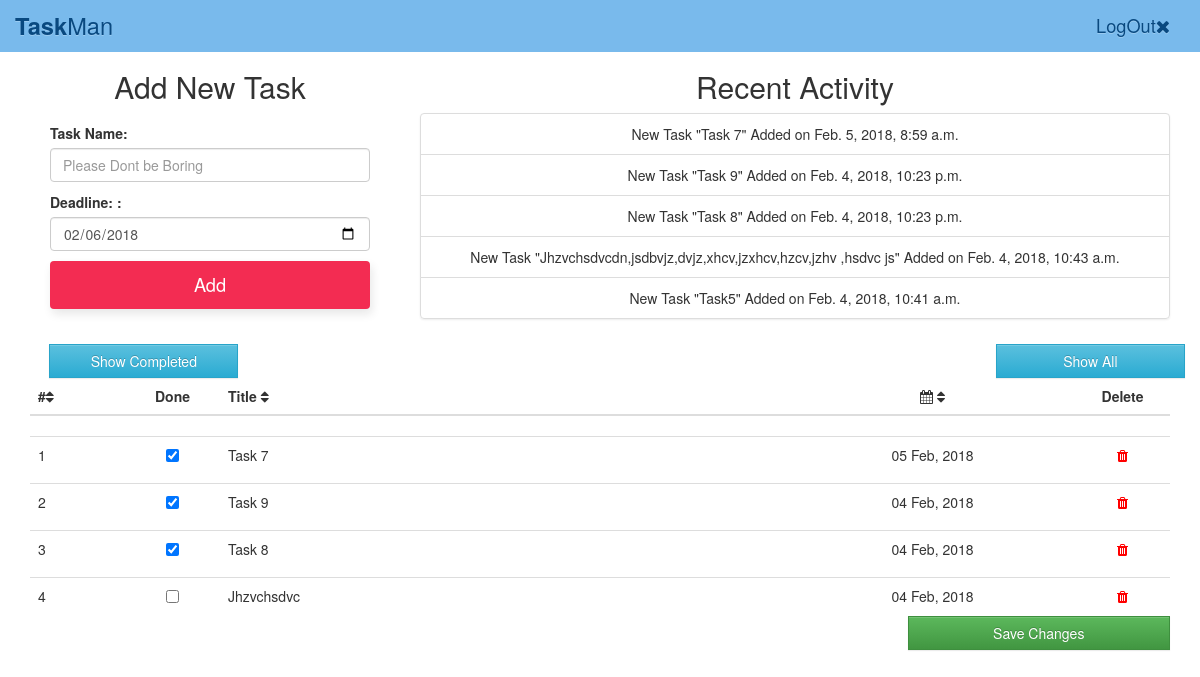
The app's page / (signed in), older data.
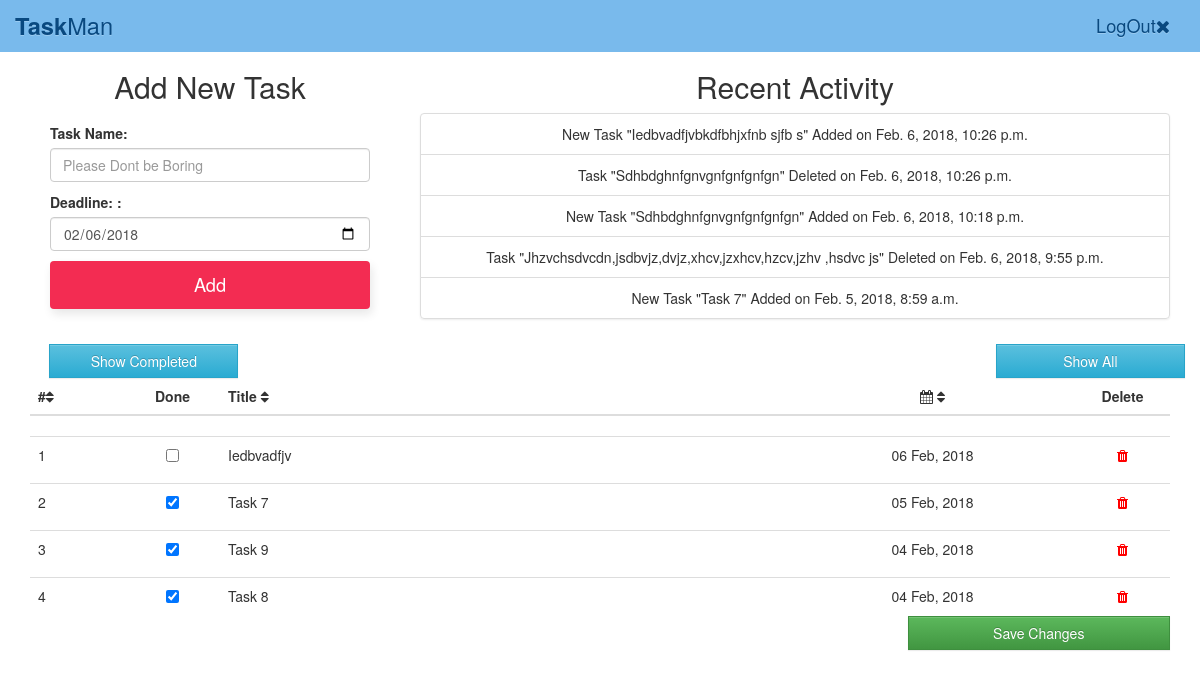
The same page, newer data.
### todo/models.py (models this page shows, shortened)
class ActivityFeed(models.Model):
    user = models.ForeignKey(User, on_delete=models.CASCADE)
    message = models.CharField(max_length=200)
    created_at = models.DateTimeField(auto_now_add=True)

class Todo(models.Model):
    user = models.ForeignKey(User, on_delete=models.CASCADE)
    title = models.CharField(max_length=200)
    deadline = models.DateField()
    completed = models.CharField(max_length=10, default='', blank=True)
    created_at = models.DateTimeField(auto_now_add=True)
    updated_at = models.DateTimeField(auto_now=True)

### todo/views.py (the view)
# urls.py: url(r'^$', todo_views.todo_list, name='home'),
@login_required
def todo_list(request):
    obj = Todo.objects.filter(user=request.user).order_by('-created_at')
    activities = ActivityFeed.objects.filter(user=request.user).order_by('-created_at')[:5]
    if request.method == 'POST':
        form = TodoForm(request.POST)
        if form.is_valid() and form.cleaned_data['title']:
            todo = Todo.objects.create(
                user=request.user,
                title=form.cleaned_data['title'].capitalize(),
                deadline=form.cleaned_data['deadline'],
                completed=0,
            )
            ActivityFeed.objects.create(
                user=request.user,
                message='New Task "' + todo.title + '" Added'
            )
        elif 'show-completed' in request.POST:
            form = TodoForm()
            obj = Todo.objects.filter(user=request.user, completed=1).order_by('-created_at')
            return render(request, 'todo/todo_list.html', {'obj': obj, 'form': form, 'activities': activities})
        elif 'show-all' in request.POST:
            form = TodoForm()
            return render(request, 'todo/todo_list.html', {'obj': obj, 'form': form, 'activities': activities})
        else:
            list = request.POST
            for todo in obj:
                if str(todo.id) in list:
                    todo.completed = 1
                else:
                    todo.completed = 0
                todo.save()
        return redirect('home')
    else:
        form = TodoForm()
    return render(request, 'todo/todo_list.html', {'obj': obj, 'form': form, 'activities': activities})

### todo/forms.py
class TodoForm(forms.ModelForm):
    title = forms.CharField(label='Task Name', widget=forms.TextInput(attrs={'class': 'form-control', 'placeholder': 'Please Dont be Boring'}))
    deadline = forms.DateField(label='Deadline: ',widget=forms.DateInput(format=('%Y-%m-%d'),
                                                  attrs={'class': 'form-control', 'type': 'date'},
                                                  ), initial=datetime.now().date
                           )
    class Meta:
        model = Todo
        fields = ('title', 'deadline')
    def __init__(self, *args, **kwargs):
        super().__init__(*args, **kwargs)
        for name in ['title', 'deadline']:
            self.fields[name].help_text = None

### todo/templates/todo/todo_list.html (shortened to what this page needs)
{% extends "base.html" %}
{% load bootstrap3 %}
{% block content %}
    <div class="row">
        <div class="col-xs-12 col-md-4">
            <h2 style="text-align: center">Add New Task</h2>
            <form class="form-0" id="todo_form" action="" method="post">
                <div class="form-group">
                    {{ form.as_p }}
                    <input class="btn-0" type="submit" value="Add">
                </div>
            </form>
        </div>
        <div class="card col-xs-12 col-md-8 pull-right">
            <h2 style="text-align: center">Recent Activity</h2>
            {% if activities.count == 0 %}
                <h3 style="text-align: center; color: #797070">
                    No records
                </h3>
            {% else %}
                <div>
                    <ul class="list-group">
                        {% for object in activities %}
                            <li style="text-align: center; overflow-wrap: break-word;"
                                class="list-group-item">{{ object.message }}
                                on {{ object.created_at }}</li>
                        {% endfor %}
                    </ul>
                </div>
            {% endif %}
        </div>
    </div>
    <div style="padding-left: 3%;" class="row">
            <button onclick="show_completed()" class="col-xs-6 col-sm-3 col-md-2 btn btn-info" name="show-completed">Show Completed</button>
            <button onclick="show_all()" class="col-xs-6 col-sm-3 col-md-2 btn btn-info pull-right" name="show-all">Show All</button>
    </div>
        <form method="post">
        <table id="todo-table" class="table">
            <thead>
            <tr class="row">
                <th class="col-xs-1"><a style="color: #333; cursor: pointer;">#<span class="fa fa-sort"></span></a></th>
                <th class="col-xs-1" style="text-align: center">Done</th>
                <th class="col-xs-6"><a style="color: #333; cursor: pointer;">Title <span class="fa fa-sort"></span></a></th>
                <th class="col-xs-3" style="text-align: center"><a style="color: #333; cursor: pointer;"><i class="fa fa-calendar"></i> <span class="fa fa-sort"></span></a></th>
                <th class="col-xs-1" style="text-align: center">Delete</th>
            </tr>
            </thead>
            <tbody>
            {% for object in obj %}
                <tr class="row todo checked-{{ object.completed }}">
                    <td class="col-xs-1">{{ forloop.counter }}</td>
                    <td style="text-align: center" class="col-xs-1"><input title="Mark as Completed" value="{{ object.completed }}" name="{{ object.id }}" type="checkbox"></td>
                    <td class="col-xs-6" style="overflow-wrap: break-word"><p title="{{ object.title }}">{{ object.title|stringformat:".10s"  }}</p></td>
                    <td style="text-align: center" class="col-xs-3">{{ object.deadline|date:'d M, Y'}}</td>
                    <td style="text-align: center" class="col-xs-1"><a style="color: red !important;"
                                              href="{% url 'del_todo' id=object.id %}"><span
                            class="fa fa-trash" aria-hidden="true"></span></a></td>
                </tr>
            {% endfor %}
            </tbody>
        </table>
        <div class="row">
            <div class="col-md-9"></div>
            <div class="col-xs-12 col-md-3">
                <button class="btn btn-success" style="width: 100%;">Save Changes</button>
            </div>
        </div>
        </form>
{% endblock %}

Row changes from the older to the newer data that the page shows:
no longer on this page (row unchanged): ActivityFeed: message "New Task \"Task 9\" Added", created_at "Feb. 4, 2018, 10:23 p.m."
no longer on this page (row unchanged): ActivityFeed: message "New Task \"Task 8\" Added", created_at "Feb. 4, 2018, 10:23 p.m."
no longer on this page (row unchanged): ActivityFeed: message "New Task \"Jhzvchsdvcdn,jsdbvjz,dvjz,xhcv,jzxhcv,hzcv,jzhv ,hsdvc js\" Added", created_at "Feb. 4, 2018, 10:43 a.m."
no longer on this page (row unchanged): ActivityFeed: message "New Task \"Task5\" Added", created_at "Feb. 4, 2018, 10:41 a.m."
removed Todo: title "Jhzvchsdvc", deadline "04 Feb, 2018"
added ActivityFeed: message "New Task \"Iedbvadfjvbkdfbhjxfnb sjfb s\" Added", created_at "Feb. 6, 2018, 10:26 p.m."
added ActivityFeed: message "Task \"Sdhbdghnfgnvgnfgnfgnfgn\" Deleted", created_at "Feb. 6, 2018, 10:26 p.m."
added ActivityFeed: message "New Task \"Sdhbdghnfgnvgnfgnfgnfgn\" Added", created_at "Feb. 6, 2018, 10:18 p.m."
added ActivityFeed: message "Task \"Jhzvchsdvcdn,jsdbvjz,dvjz,xhcv,jzxhcv,hzcv,jzhv ,hsdvc js\" Deleted", created_at "Feb. 6, 2018, 9:55 p.m."
added Todo: title "Iedbvadfjv", deadline "06 Feb, 2018"
